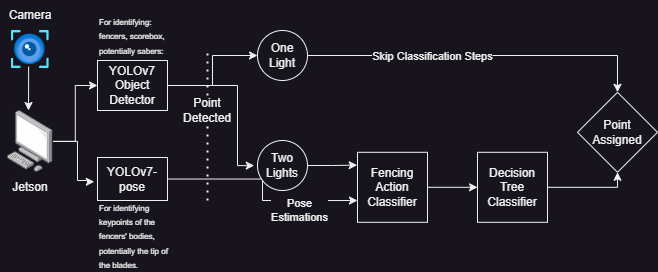
#> input picture fencing-referee-structure.png, 658 x 272 px
$ python scorebox_classifier.py
#> lines starting #> are read from the running program, lines starting #| are printed output that depends on the picture
### cv2_common.py
# Scorebox Thresholding Program
# Contributors: Skylar Gallup <cwg7336@rit.edu>

import cv2
import sys
import numpy as np
from cv2.typing import MatLike


# Constants
LEFT_SIDE: str = "left"
RIGHT_SIDE: str = "right"
BOTH_SIDES: str = "both"
NO_SIDE: str = "none"

# Common CV pipeline tasks
def convert_to_grayscale(src: MatLike) -> MatLike:
    return cv2.cvtColor(src, cv2.COLOR_BGR2GRAY)

def convert_to_hsv(src: MatLike) -> MatLike:
    return cv2.cvtColor(src, cv2.COLOR_BGR2HSV)

def erode_dilate(src: MatLike, amount: int) -> MatLike:
    kernel = np.ones((amount, amount), np.uint8)
    eroded = cv2.erode(src, kernel, iterations = 1)
    dilated = cv2.dilate(eroded, kernel, iterations = 1)
    return dilated

def dilate(src: MatLike, amount: int) -> MatLike:
    kernel = np.ones((amount, amount), np.uint8)
    dilated = cv2.dilate(src, kernel, iterations = 1)
    return dilated

# [8 lines left out: function get_centroid, not called in this run]

### scorebox_classifier.py
# Scorebox Thresholding Program
# Contributors: Skylar Gallup <cwg7336@rit.edu>

import cv2
from cv2_common import *
from cv2.typing import MatLike
from typing import Sequence


class ScoreboxThresholdClassifier:
    def crop_vertical_proportion(self, src: MatLike, proportion: float) -> MatLike:
        # Sanity check
        if proportion <= 0.0 or proportion > 1.0:
            raise ValueError('"proportion" must be in the range (0, 1].')

        # Crop image
        height, width = src.shape[:2]
        y_max = int(height * proportion)
        return src[0:y_max, 0:width]

    def threshold_red(self, src: MatLike) -> MatLike:
        # Take main red threshold, including wrapping around the zero side of the hue range
        hue_range = 15
        low_range = cv2.inRange(src, (0, 30, 150), (hue_range, 255, 255))
        high_range = cv2.inRange(src, (179 - hue_range, 30, 150), (179, 255, 255))
        main_threshold = cv2.bitwise_or(low_range, high_range)

        # Threshold orange text and subtract to remove text
        text_threshold = cv2.inRange(src, (0, 50, 150), (30, 150, 255))
        text_threshold = dilate(text_threshold, 10)
        return cv2.bitwise_and(main_threshold, cv2.bitwise_not(text_threshold))

    def threshold_green(self, src: MatLike) -> MatLike:
        hue_range = 15
        return cv2.inRange(src, (60 - hue_range, 0, 150), (60 + hue_range, 255, 255))

    def find_contours(self, src: MatLike) -> Sequence[MatLike]:
        contours = cv2.findContours(src, cv2.RETR_EXTERNAL, cv2.CHAIN_APPROX_SIMPLE)[0]
        hulls: Sequence[MatLike] = []
        for contour in contours:
            hull = cv2.convexHull(contour)
            hulls.append(hull)
        return hulls

    def draw_contours(self, src: MatLike, contours: Sequence[MatLike], color: tuple[int, int, int]) -> MatLike:
        if len(contours) > 0:
            return cv2.drawContours(src, contours, -1, color, 2)
        else:
            return src

    def filter_contours(self, contours: Sequence[MatLike], side: str, height: int, width: int) -> Sequence[MatLike]:
        # Input validation
        if side not in [LEFT_SIDE, RIGHT_SIDE]:
            raise TypeError('"side" must be "left" or "right"')

        # Only take contours on the correct "side" of the image
        if side == LEFT_SIDE:
            contours = list(filter(lambda cnt: get_centroid(cnt)[0] < (width * 0.33), contours))
        elif side == RIGHT_SIDE:
            contours = list(filter(lambda cnt: get_centroid(cnt)[0] > (width * 0.67), contours))

        # Take the largest contour
        if len(contours) > 0:
            return [max(contours, key = lambda cnt: cv2.contourArea(cnt))]
        else:
            return contours

    def classify(self, src: MatLike, show_images: bool = False, save_images: bool = False) -> str:
        height, width = src.shape[:2]

        cropped_img = self.crop_vertical_proportion(src, 0.5)

        hsv_img = convert_to_hsv(cropped_img)

        green_threshold_img = self.threshold_green(hsv_img)
        green_threshold_img_denoised = erode_dilate(green_threshold_img, 5)

        green_contours = self.find_contours(green_threshold_img_denoised)
        filtered_green_contours = self.filter_contours(green_contours, RIGHT_SIDE, height, width)

        red_threshold_img = self.threshold_red(hsv_img)
        red_threshold_img = erode_dilate(red_threshold_img, 5)

        red_contours = self.find_contours(red_threshold_img)
        red_contours = self.filter_contours(red_contours, LEFT_SIDE, height, width)

        if show_images:
            green_contours_img = self.draw_contours(cropped_img.copy(), green_contours, (0, 255, 0))
            filtered_green_contours_img = self.draw_contours(cropped_img.copy(), filtered_green_contours, (0, 255, 0))

            cv2.imshow("src.png", src)
            cv2.imshow("cropped_img.png", cropped_img)
            cv2.imshow("green_threshold_img.png", green_threshold_img)
            cv2.imshow("green_threshold_img_denoised.png", green_threshold_img_denoised)
            cv2.imshow("green_contours_img.png", green_contours_img)
            cv2.imshow("filtered_green_contours_img.png", filtered_green_contours_img)
            cv2.waitKey(0)

        if save_images:
            green_contours_img = self.draw_contours(cropped_img.copy(), green_contours, (0, 255, 0))
            filtered_green_contours_img = self.draw_contours(cropped_img.copy(), filtered_green_contours, (0, 255, 0))

            cv2.imwrite("example_images/src.png", src)
            cv2.imwrite("example_images/cropped_img.png", cropped_img)
            cv2.imwrite("example_images/green_threshold_img.png", green_threshold_img)
            cv2.imwrite("example_images/green_threshold_img_denoised.png", green_threshold_img_denoised)
            cv2.imwrite("example_images/green_contours_img.png", green_contours_img)
            cv2.imwrite("example_images/filtered_green_contours_img.png", filtered_green_contours_img)

        if len(red_contours) > 0 and len(green_contours) > 0:
            return BOTH_SIDES
        elif len(red_contours) > 0 and len(green_contours) == 0:
            return LEFT_SIDE
        elif len(red_contours) == 0 and len(green_contours) > 0:
            return RIGHT_SIDE
        else:
            return NO_SIDE

    def classify_file(self, filename: str, show_images: bool = False, save_images: bool = False) -> str:
        src = cv2.imread(filename)
        return self.classify(src, show_images, save_images)


if __name__ == "__main__":
    classifier = ScoreboxThresholdClassifier()
    filename = input("Relative location of image to process: ")
#> the answer given: fencing-referee-structure.png
    if filename == "all":
        filenames = ["left-1.png", "right-1.png", "none-1.png", "both-1.png", "both-2.png"]
        for filename in filenames:
            output = classifier.classify_file(f'Scorebox-Testing-Images/{filename}', True)
            print(f"Output of {filename}: {output}")
    elif filename == "pipeline-demo":
        output = classifier.classify_file(f'Scorebox-Testing-Images/right-1.png', False, True)
        print(f"Output of {filename}: {output}")
    else:
        output = classifier.classify_file(filename, True)
#> in classify_file, src is the input picture: shape (272, 658, 3); mean B, G, R 41.1, 32.3, 35.5
#> in crop_vertical_proportion, `return src[0:y_max, 0:width]`:
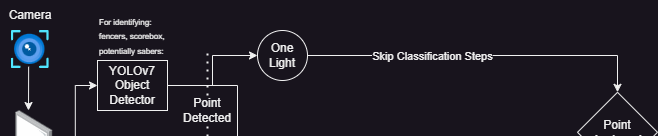
#> returned value: shape (136, 658, 3); mean of channels 0, 1, 2 40.3, 31.1, 33.9; drawn as B, G, R
#> in convert_to_hsv, `return cv2.cvtColor(src, cv2.COLOR_BGR2HSV)`: returned value: shape (136, 658, 3); mean H, S, V 130.1, 75.7, 40.3
#> in threshold_green, `return cv2.inRange(src, (60 - hue_range, 0, 150), (60 + hue_range, 255..`: returned value: shape (136, 658); every value is 0
#> in find_contours, `contours = cv2.findContours(src, cv2.RETR_EXTERNAL, cv2.CHAIN_APPROX_S..`: contours = []
#> output = 'none'
        print(f"Output: {output}")
#| Output: none
